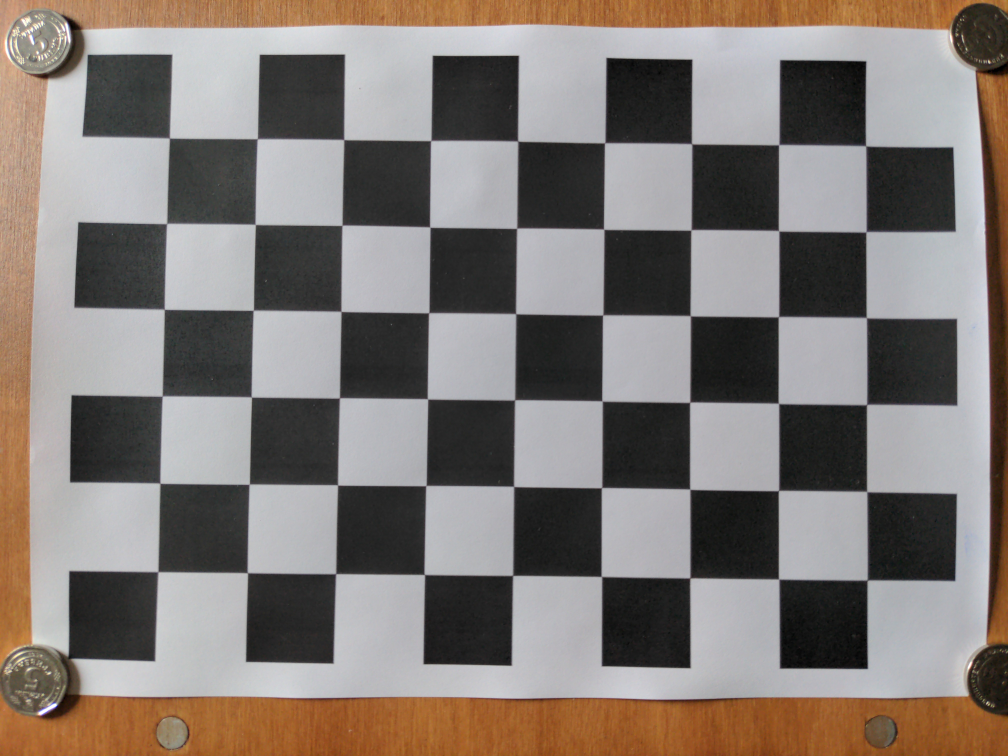
#> input picture lab02/data/frontal/scale_1.jpg, 4032 x 3024 px (shown at 1/4 size); its folder holds only this picture in this run
$ python part_a_b_setup.py
#> lines starting #> are read from the running program, lines starting #| are printed output that depends on the picture; after the words box and inside, x2 and y2 are one past the last pixel; in counts of white or black regions, pixels touching at a corner belong together
### lab02/src/common.py
"""Спільні утиліти та константи для Лабораторної роботи №2."""
import os
import sys
import numpy as np
import cv2
import matplotlib

sys.stdout.reconfigure(encoding="utf-8")
matplotlib.use("Agg")
import matplotlib.pyplot as plt

np.random.seed(42)

ROOT = os.path.abspath(os.path.join(os.path.dirname(__file__), "..", ".."))
LAB = os.path.join(ROOT, "lab02")
DATA = os.path.join(LAB, "data")
RESULTS = os.path.join(LAB, "results")
FIGURES = os.path.join(LAB, "figures")

for d in (RESULTS, FIGURES):
    os.makedirs(d, exist_ok=True)

plt.rcParams.update({
    "font.family": "serif",
    "font.size": 10,
    "figure.dpi": 150,
    "savefig.bbox": "tight"
})

# Параметри калібрувального шаблона згідно з Практикумом та умовами
PATTERN_SIZE = (9, 6)   # 9 внутрішніх кутів по ширині, 6 по висоті (10x7 клітин)
SQUARE_SIZE = 22.0      # реальний виміряний розмір сторони клітини: 2.2 см = 22.0 мм

# Критерій зупинки для cv2.cornerSubPix: 30 ітерацій або точність 0.001
SUBPIX_CRITERIA = (cv2.TERM_CRITERIA_EPS + cv2.TERM_CRITERIA_MAX_ITER, 30, 0.001)


def imread(path, flags=cv2.IMREAD_COLOR | cv2.IMREAD_IGNORE_ORIENTATION):
    """Зчитування зображення в системі координат матриці сенсора (без довільних поворотів EXIF)."""
    img = cv2.imread(path, flags)
    if img is None:
        raise FileNotFoundError(f"Не вдалося зчитати файл: {path}")
    return img


def rgb(img):
    """BGR -> RGB для коректного виведення в matplotlib."""
    return cv2.cvtColor(img, cv2.COLOR_BGR2RGB)


# [28 lines left out: functions create_object_points, compute_reprojection_errors, not called in this run]


def save_csv(path, header, rows):
    """Збереження даних у CSV файл з кодуванням UTF-8."""
    with open(path, "w", encoding="utf-8") as f:
        f.write(",".join(header) + "\n")
        for r in rows:
            f.write(",".join(str(x) for x in r) + "\n")

### lab02/src/part_a_b_setup.py
"""Лабораторна робота №2.
Частини A та B: Параметри обладнання, шаблон та аналіз набору кадрів (Кроки 1-5).
"""
import os
import glob
import numpy as np
import cv2
import matplotlib.pyplot as plt
from PIL import Image
from PIL.ExifTags import TAGS

from common import DATA, RESULTS, FIGURES, PATTERN_SIZE, SQUARE_SIZE, imread, rgb, save_csv

print("=== Частини A та B: Аналіз набору кадрів та просторового покриття ===")

# Збирання всіх 25 файлів за категоріями
groups = [
    ("frontal", sorted(glob.glob(os.path.join(DATA, "frontal", "*.jpg")))),
    ("angles", sorted(glob.glob(os.path.join(DATA, "angles", "*.jpg")))),
    ("corners", sorted(glob.glob(os.path.join(DATA, "corners", "*.jpg"))))
]

all_files = []
for grp, flist in groups:
    for f in flist:
        all_files.append((grp, f))

print(f"Знайдено всього файлів: {len(all_files)}")

# 1. Вилучення метаданих EXIF та детекція кутів для аналізу покриття
frame_records = []
hulls = []
all_detected_corners = []

for grp, fpath in all_files:
    fname = os.path.basename(fpath)
    rel_path = os.path.relpath(fpath, DATA).replace("\\", "/")

    # Читання EXIF через PIL
    pil_img = Image.open(fpath)
#> pil_img is the input picture: PIL image 4032x3024 RGB; mean R, G, B 129.7, 121.6, 116.6
    exif = pil_img._getexif() or {}
#> exif = 43 items
    exif_map = {TAGS.get(k, k): v for k, v in exif.items()}
#> exif_map = 43 items

    model = exif_map.get("Model", "Pixel 5")
#> model = 'Pixel 5'
    f_mm = float(exif_map.get("FocalLength", 4.38))
#> f_mm = 4.38
    f_35 = float(exif_map.get("FocalLengthIn35mmFilm", 25))
#> f_35 = 25
    f_num = float(exif_map.get("FNumber", 1.73))
#> f_num = 1.73
    exp_time = float(exif_map.get("ExposureTime", 0.04))
#> exp_time = 0.0417
    iso = int(exif_map.get("ISOSpeedRatings", 100))
#> iso = 95
    orient = int(exif_map.get("Orientation", 1))
#> orient = 3

    # Читання в системі сенсора через OpenCV
    img = imread(fpath)
    h, w = img.shape[:2]
    gray = cv2.cvtColor(img, cv2.COLOR_BGR2GRAY)
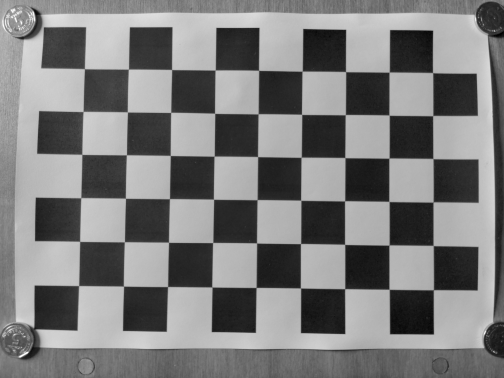
#> gray: shape (3024, 4032) (shown at 1/8 size); min 0, max 255, mean 123.5

    ret, corners = cv2.findChessboardCorners(gray, PATTERN_SIZE)
#> ret = True; corners = 54 rows, first 8: [679.5, 553.5], [1030.7, 556.2], [1376.5, 560], [1725.5, 564.1], [2072.5, 565.5], [2419.6, 574.1], [2767.5, 577.5], [3116, 579.5]
    if ret:
        pts = corners.reshape(-1, 2)
#> pts = 54 pairs, first value 636 to 3470, second value 553.5 to 2322
        all_detected_corners.append(pts)
        hull = cv2.convexHull(pts.astype(np.float32))
#> hull = 15 rows, first 8: [3470, 2322], [991.5, 2292.8], [636, 2285], [641.5, 1933.5], [649.5, 1585.5], [658.5, 1238], [668.5, 895.5], [679.5, 553.5]
        hulls.append(hull)
        area = cv2.contourArea(hull)
#> area = 4888208.1
        area_pct = (area / (w * h)) * 100.0
#> area_pct = 40.09
        center_x = float(np.mean(pts[:, 0]))
#> center_x = 2062.1
        center_y = float(np.mean(pts[:, 1]))
#> center_y = 1432
    else:
        area_pct = 0.0
        center_x, center_y = 0.0, 0.0

    frame_records.append({
        "group": grp,
        "filename": fname,
        "rel_path": rel_path,
        "width": w,
        "height": h,
        "f_mm": f_mm,
        "f_35": f_35,
        "f_num": f_num,
        "exp_s": f"1/{int(round(1.0/exp_time))}",
        "iso": iso,
        "orientation_tag": orient,
        "detected": 1 if ret else 0,
        "area_pct": round(area_pct, 2),
        "center_x": round(center_x, 1),
        "center_y": round(center_y, 1)
    })

# Збереження CSV списку кадрів
csv_header = [
    "Група", "Файл", "Шлях", "Ширина", "Висота", "F_мм", "F_35мм", "Діафрагма",
    "Витримка", "ISO", "EXIF_Orient", "Знайдено", "Площа_pct", "Центр_X", "Центр_Y"
]
csv_rows = [
    [
        r["group"], r["filename"], r["rel_path"], r["width"], r["height"],
        r["f_mm"], r["f_35"], r["f_num"], r["exp_s"], r["iso"],
        r["orientation_tag"], r["detected"], r["area_pct"], r["center_x"], r["center_y"]
    ]
    for r in frame_records
]
#> csv_rows = [['frontal', 'scale_1.jpg', 'frontal/scale_1.jpg', 4032, 3024, 4.38, 25, 1.73, '1/24', 95, 3, 1, 40.09, 2062.1, 1432]]
save_csv(os.path.join(RESULTS, "dataset_frames.csv"), csv_header, csv_rows)
#> the loop in save_csv, `for r in rows:` made 1 pass
print("Збережено dataset_frames.csv")

# 2. Побудова контактного аркуша (5x5 сітка)
fig, axes = plt.subplots(5, 5, figsize=(15, 12))
axes = axes.flatten()

for idx, (grp, fpath) in enumerate(all_files):
    ax = axes[idx]
    img = imread(fpath)
    # Зменшуємо для швидкості побудови огляду
    thumb = cv2.resize(img, (400, 300))
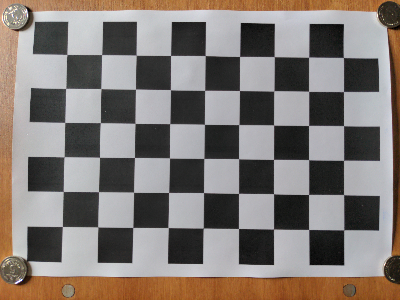
#> thumb: shape (300, 400, 3); mean B, G, R 116.5, 121.5, 129.6
    gray_th = cv2.cvtColor(thumb, cv2.COLOR_BGR2GRAY)
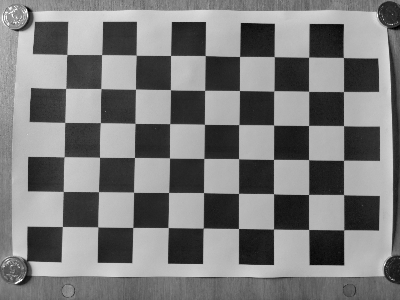
#> gray_th: shape (300, 400); min 0, max 255, mean 123.4
    ret_th, corners_th = cv2.findChessboardCorners(gray_th, PATTERN_SIZE)
#> ret_th = True; corners_th = 54 rows, first 8: [67.03, 54.51], [101.6, 54.57], [136.3, 55.25], [170.6, 55.49], [205.3, 55.52], [239.5, 56.49], [274.3, 56.56], [308.6, 57.23]
    if ret_th:
        cv2.drawChessboardCorners(thumb, PATTERN_SIZE, corners_th, ret_th)
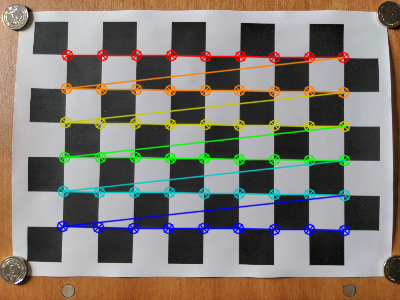
#> thumb: shape (300, 400, 3); 11.07% of pixels changed, all inside (x1, y1, x2, y2) = (56, 49, 351, 237)

    ax.imshow(rgb(thumb))
    fname = os.path.basename(fpath)
    ax.set_title(f"{fname}\n({grp})", fontsize=8, pad=2)
    ax.axis("off")

plt.subplots_adjust(wspace=0.1, hspace=0.3)
fig.savefig(os.path.join(FIGURES, "ab_contact_sheet.png"), dpi=160)
plt.close(fig)
print("Збережено ab_contact_sheet.png")

# 3. Карта просторового покриття сенсора (Sensor Coverage Map)
fig, ax = plt.subplots(figsize=(8, 6))

# Полотно сенсора 4032 x 3024
ax.set_xlim(0, 4032)
ax.set_ylim(3024, 0) # інверсія Y як у системі координат зображення
ax.set_facecolor("#f8f9fa")

# Рамка сенсора та оптичний центр (2016, 1512)
ax.axvline(2016, color="gray", linestyle="--", alpha=0.5, label="Геометричний центр")
ax.axhline(1512, color="gray", linestyle="--", alpha=0.5)

# Кольорове кодування для трьох груп
group_colors = {
    "frontal": ("#2b5c8f", 0.35, "Фронтальні (масштаб, 5 кадрів)"),
    "angles": ("#d95f02", 0.30, "Під кутом 20-45° (10 кадрів)"),
    "corners": ("#7570b3", 0.30, "Кути та периферія (10 кадрів)")
}

# Побудова полігонів шаблонів
added_labels = set()
for r, hull in zip(frame_records, hulls):
    grp = r["group"]
    color, alpha, label = group_colors[grp]
    poly = plt.Polygon(hull[:, 0, :], facecolor=color, edgecolor=color, alpha=alpha,
                       label=label if grp not in added_labels else None)
    ax.add_patch(poly)
    added_labels.add(grp)
#> this loop made 1 pass
#> (grp, color, alpha, label) on pass 1: ('frontal', '#2b5c8f', 0.35, 'Фронтальні (масштаб, 5 кадрів)')
#> after the loop, added_labels = 1 item

# Відображення центрів шаблонів
for r in frame_records:
    color = group_colors[r["group"]][0]
    ax.plot(r["center_x"], r["center_y"], "o", color=color, markersize=4, alpha=0.8)
#> this loop made 1 pass
#> color on pass 1: '#2b5c8f'

ax.set_xlabel("X, піксель")
ax.set_ylabel("Y, піксель")
ax.set_title("Просторове покриття сенсора $4032 \\times 3024$ (25 кадрів)", fontsize=11, pad=8)
ax.legend(loc="lower right", framealpha=0.9, fontsize=9)
ax.grid(True, linestyle=":", alpha=0.6)

fig.savefig(os.path.join(FIGURES, "ab_sensor_coverage.png"), dpi=160)
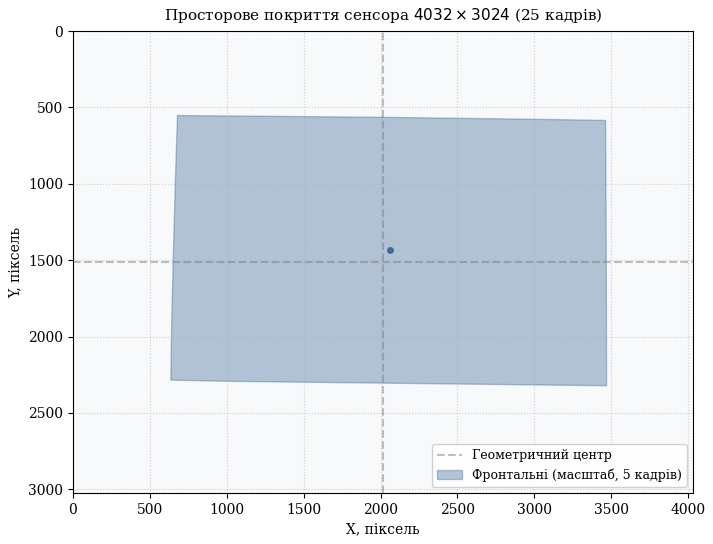
#> figure drawn by matplotlib, 1 panel
plt.close(fig)
print("Збережено ab_sensor_coverage.png")

# 4. Підсумкова статистика по групах
group_stats = []
for grp in ["frontal", "angles", "corners"]:
    recs = [r for r in frame_records if r["group"] == grp]
    areas = [r["area_pct"] for r in recs]
    group_stats.append([
        grp,
        len(recs),
        f"{np.mean(areas):.2f}",
#> (the run stopped early here; a loop or call above may not have finished)

$ run again, on lab02/data/frontal/scale_5.jpg
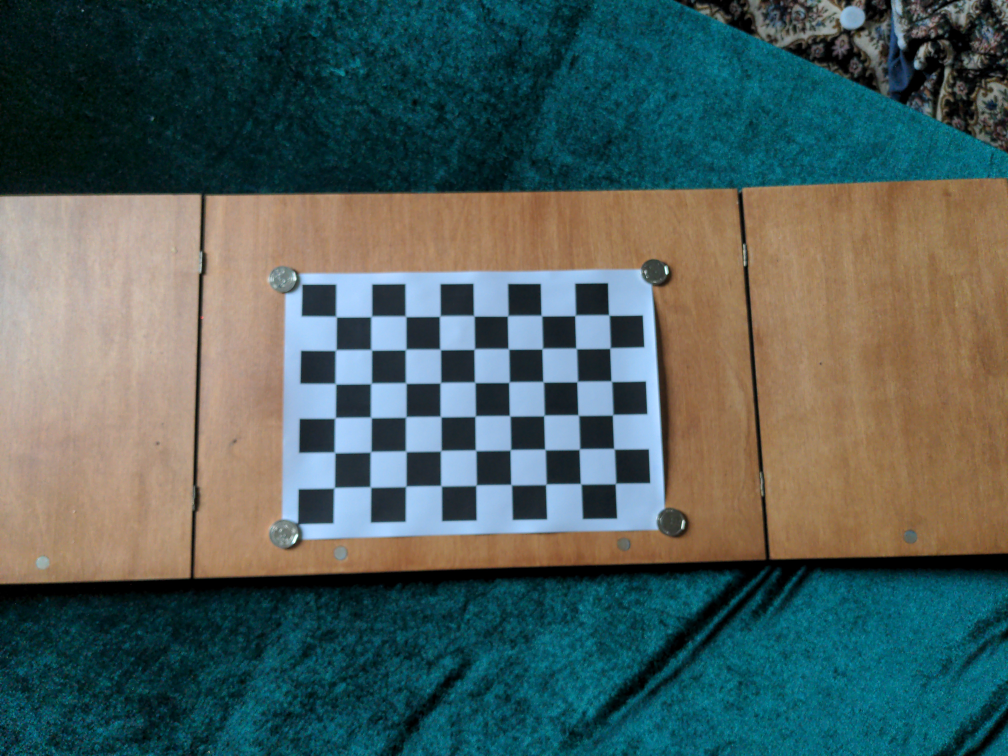
#> input picture lab02/data/frontal/scale_5.jpg, 4032 x 3024 px (shown at 1/4 size)
#> pil_img is the input picture: PIL image 4032x3024 RGB; mean R, G, B 78, 96, 93.1
#> exif = 43 items
#> model = 'Pixel 5'
#> f_mm = 4.38
#> f_35 = 25
#> f_num = 1.73
#> exp_time = 0.0345
#> iso = 123
#> orient = 3
#> ret = True; corners = 54 rows, first 8: [1345.5, 1267], [1486, 1266.5], [1622, 1267], [1760.5, 1265.5], [1896.5, 1265], [2031.5, 1263.5], [2167, 1264], [2303.5, 1263]
#> pts = 54 pairs, first value 1340 to 2462.5, second value 1261.5 to 1950.5
#> hull = [[2462.5, 1934.5], [1482, 1950.5], [1341, 1946.9], [1340, 1810], [1342.5, 1535.5], [1345.5, 1267], [2031.5, 1263.5], [2437, 1261.5]]
#> area = 752227.3
#> area_pct = 6.17
#> center_x = 1898.9
#> center_y = 1600.8
#> csv_rows = [['frontal', 'scale_5.jpg', 'frontal/scale_5.jpg', 4032, 3024, 4.38, 25, 1.73, '1/29', 123, 3, 1, 6.17, 1898.9, 1600.8]]
#> the loop in save_csv, `for r in rows:` made 1 pass
#> `gray_th = cv2.cvtColor(thumb, cv2.COLOR_BGR2GRAY)`:
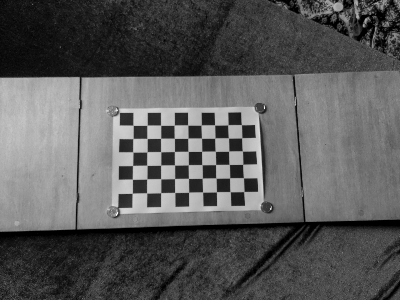
#> gray_th: shape (300, 400); min 0, max 254, mean 90.2
#> ret_th = True; corners_th = 54 rows, first 8: [133.1, 125.3], [147, 125.2], [160.6, 125.2], [174.2, 125.2], [187.7, 125], [201.1, 125.1], [214.6, 124.9], [227.8, 124.7]
#> the loop `for r, hull in zip(frame_records, hulls):` made 1 pass
#> (grp, color, alpha, label) on pass 1: ('frontal', '#2b5c8f', 0.35, 'Фронтальні (масштаб, 5 кадрів)')
#> after the loop `for r, hull in zip(frame_records, hulls):`: added_labels = 1 item
#> the loop `for r in frame_records:` made 1 pass
#> color on pass 1: '#2b5c8f'
#> `fig.savefig(os.path.join(FIGURES, "ab_sensor_coverage.png"), dpi=160)`:
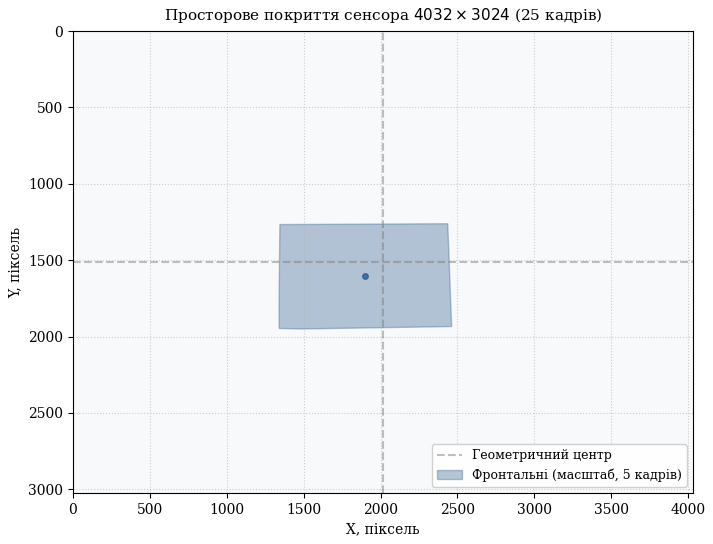
#> figure drawn by matplotlib, 1 panel

$ run again, on lab02/data/frontal/scale_2.jpg
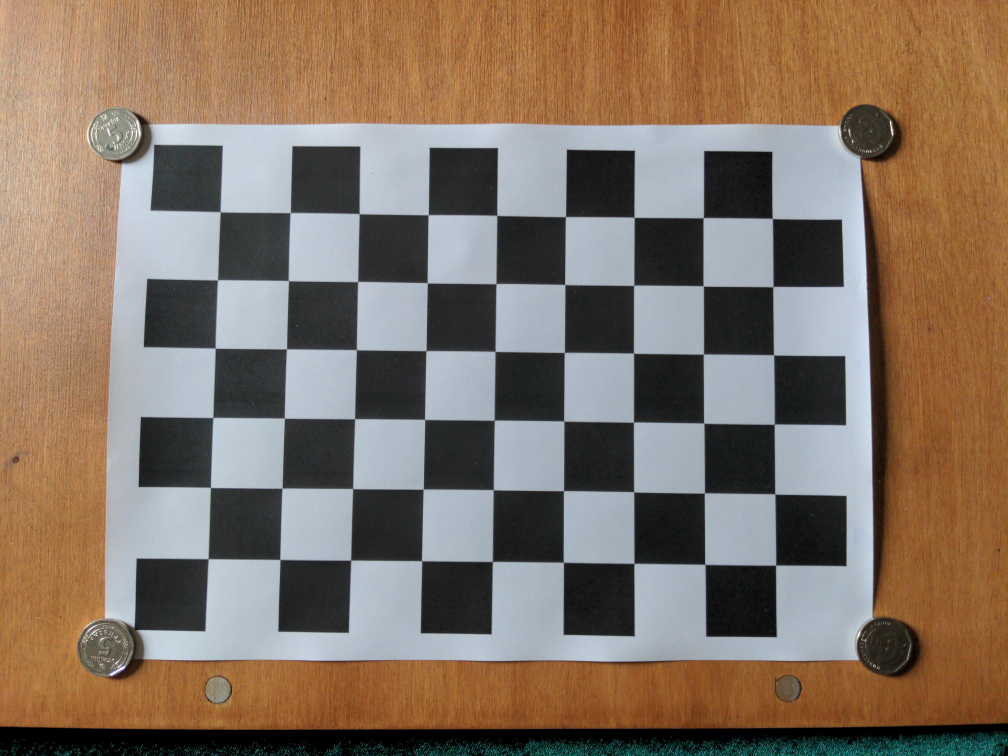
#> input picture lab02/data/frontal/scale_2.jpg, 4032 x 3024 px (shown at 1/4 size)
#> pil_img is the input picture: PIL image 4032x3024 RGB; mean R, G, B 131.5, 114.9, 100.1
#> exif = 43 items
#> model = 'Pixel 5'
#> f_mm = 4.38
#> f_35 = 25
#> f_num = 1.73
#> exp_time = 0.0417
#> iso = 105
#> orient = 3
#> ret = True; corners = 54 rows, first 8: [882.8, 849.4], [1162.3, 851.9], [1438, 856], [1714.5, 860.8], [1989.1, 863.6], [2262.9, 868.1], [2538.6, 871.3], [2813.6, 872.9]
#> pts = 54 pairs, first value 836 to 3104.6, second value 849.4 to 2262.4
#> hull = [[3104.6, 2262.4], [1121.3, 2239.7], [836, 2234], [843.8, 1951.8], [871.5, 1120.5], [882.8, 849.4], [1162.3, 851.9], [3090.6, 875.8]]
#> area = 3107205
#> area_pct = 25.48
#> center_x = 1979.4
#> center_y = 1550.1
#> csv_rows = [['frontal', 'scale_2.jpg', 'frontal/scale_2.jpg', 4032, 3024, 4.38, 25, 1.73, '1/24', 105, 3, 1, 25.48, 1979.4, 1550.1]]
#> the loop in save_csv, `for r in rows:` made 1 pass
#> ret_th = True; corners_th = 54 rows, first 8: [87.1, 83.51], [114.6, 84.23], [142.5, 84.52], [169.5, 84.76], [196.7, 85.38], [224.4, 85.51], [251.5, 85.74], [278.5, 86.28]
#> `cv2.drawChessboardCorners(thumb, PATTERN_SIZE, corners_th, ret_th)`:
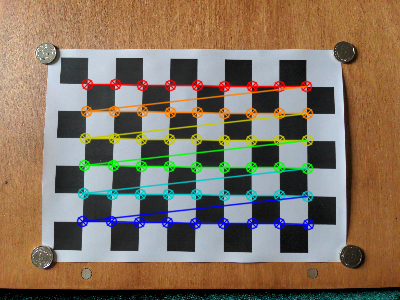
#> thumb: shape (300, 400, 3); mean B, G, R 97.9, 115.8, 131.4
#> the loop `for r, hull in zip(frame_records, hulls):` made 1 pass
#> (grp, color, alpha, label) on pass 1: ('frontal', '#2b5c8f', 0.35, 'Фронтальні (масштаб, 5 кадрів)')
#> after the loop `for r, hull in zip(frame_records, hulls):`: added_labels = 1 item
#> the loop `for r in frame_records:` made 1 pass
#> color on pass 1: '#2b5c8f'
#> `fig.savefig(os.path.join(FIGURES, "ab_sensor_coverage.png"), dpi=160)`:
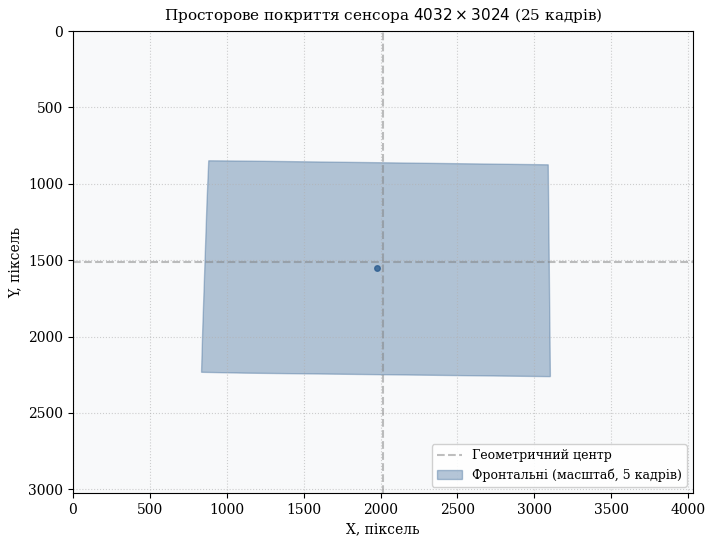
#> figure drawn by matplotlib, 1 panel
